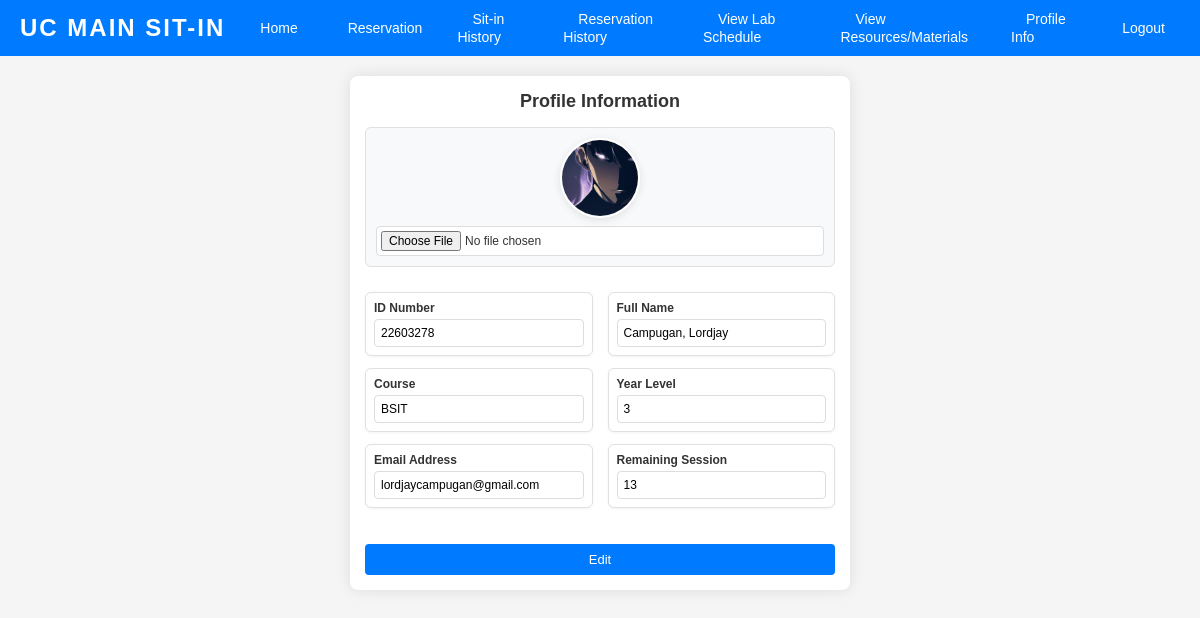
Before: /profile (signed in) with the older database file.
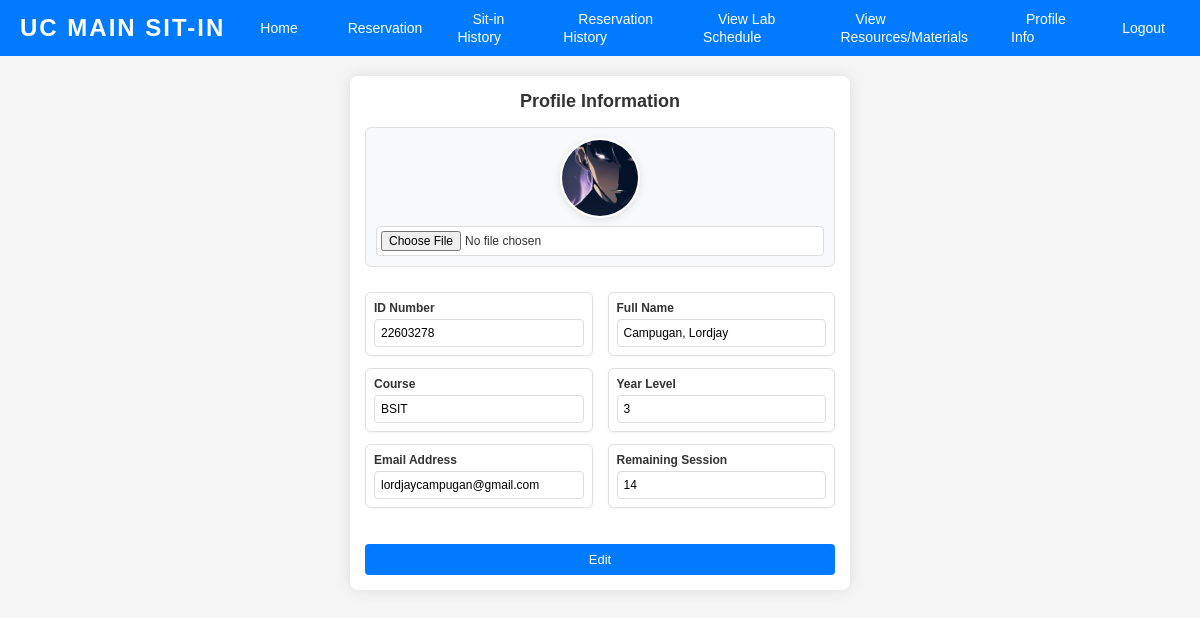
After: the same page with the newer database file.
### tables this page shows
CREATE TABLE users (
idNO VARCHAR(20) PRIMARY KEY,
lastname VARCHAR(100),
firstname VARCHAR(100),
middlename VARCHAR(100),
course VARCHAR(100),
year_level VARCHAR(10),
email VARCHAR(150),
username VARCHAR(50) UNIQUE,
password VARCHAR(100),
session VARCHAR(20),
profile_picture TEXT,
role VARCHAR(20) DEFAULT 'user' CHECK (role IN ('user', 'admin'))
, completed_sessions INTEGER DEFAULT 0);

### app.py (the view, shortened to what this page needs)
@app.route('/profile', methods=['GET', 'POST'])
def profile():
    if 'username' not in session:
        return redirect(url_for('login', error="You must be logged in to view your profile."))
    conn = sqlite3.connect(DATABASE)
    cursor = conn.cursor()
    cursor.execute('''
        SELECT idNO, lastname, firstname, middlename, course, year_level, email, session, profile_picture
        FROM users WHERE username = ?
    ''', (session['username'],))
    user_data = cursor.fetchone()
    conn.close()
    if not user_data:
        flash("User data not found.", "error")
        return redirect(url_for('login'))
    user = {
        'idno': user_data[0],
        'lastname': user_data[1],
        'firstname': user_data[2],
        'middlename': user_data[3],
        'course': user_data[4],
        'year_level': user_data[5],
        'email': user_data[6],
        'session': user_data[7],
        'profile_picture': user_data[8]
    }
    return render_template('profile.html', user=user)

### templates/profile.html (shortened to what this page needs)
<!DOCTYPE html>
<html lang="en">
<head>
  <link rel="stylesheet" href="{{ url_for('static', filename='styles-dashboard.css') }}">
  <link rel="stylesheet" href="https://cdnjs.cloudflare.com/ajax/libs/font-awesome/6.0.0/css/all.min.css">
</head>
<body>
  <nav class="navbar">
    <div class="logo-text">
      UC Main Sit-In
    </div>
    <ul class="nav-links">
      <li><a href="{{ url_for('dashboard') }}">Home</a></li>
      <li><a href="{{ url_for('reservation') }}">Reservation</a></li>
      <li><a href="{{ url_for('sit_in_history') }}">Sit-in History</a></li>
      <li><a href="{{ url_for('reservation_history') }}">Reservation History</a></li>
      <li><a href="{{ url_for('lab_history') }}">View Lab Schedule</a></li>
      <li><a href="{{ url_for('resources') }}">View Resources/Materials</a></li>
      <li><a href="{{ url_for('profile') }}">Profile Info</a></li>
      <li><a href="{{ url_for('logout') }}">Logout</a></li>
    </ul>
  </nav>
  <div class="main-content">
    <div class="profile-info">
      <h3>Profile Information</h3>
      <form class="profile-form" id="profileForm" method="POST" action="{{ url_for('update_profile') }}" enctype="multipart/form-data">
        <div class="profile-picture">
          {% if user.profile_picture %}
            <img src="{{ url_for('static', filename='profile_pictures/' + user.profile_picture) }}" alt="Profile Picture" class="profile-pic">
          {% else %}
            <img src="{{ url_for('static', filename='profile_pictures/default.jpg') }}" alt="Default Profile Picture" class="profile-pic">
          {% endif %}
          <input type="file" id="profilePicture" name="profilePicture" accept="image/*">
        </div>
        <div class="profile-grid">
          <div class="profile-column">
            <div class="input-group">
              <label for="idno"><strong>ID Number</strong></label>
              <input type="text" id="idno" name="idno" value="{{ user.idno }}" readonly>
            </div>
            <div class="input-group">
              <label for="course"><strong>Course</strong></label>
              <input type="text" id="course" name="course" value="{{ user.course }}" readonly>
            </div>
            <div class="input-group">
              <label for="email"><strong>Email Address</strong></label>
              <input type="email" id="email" name="email" value="{{ user.email }}" readonly>
            </div>
          </div>
          <div class="profile-column">
            <div class="input-group">
              <label for="fullname"><strong>Full Name</strong></label>
              <input type="text" id="fullname" name="fullname" value="{{ user.lastname }}, {{ user.firstname }}" readonly>
            </div>
            <div class="input-group">
              <label for="year_level"><strong>Year Level</strong></label>
              <input type="text" id="year_level" name="year_level" value="{{ user.year_level }}" readonly>
            </div>
            <div class="input-group">
              <label for="session"><strong>Remaining Session</strong></label>
              <input type="text" id="session" name="session" value="{{ user.session }}" readonly>
            </div>
          </div>
        </div>
        <button type="button" id="editButton">Edit</button>
      </form>
    </div>
  </div>
</body>
</html>

Changed rows visible on the page:
changed users "BSIT": session "13" → "14"
